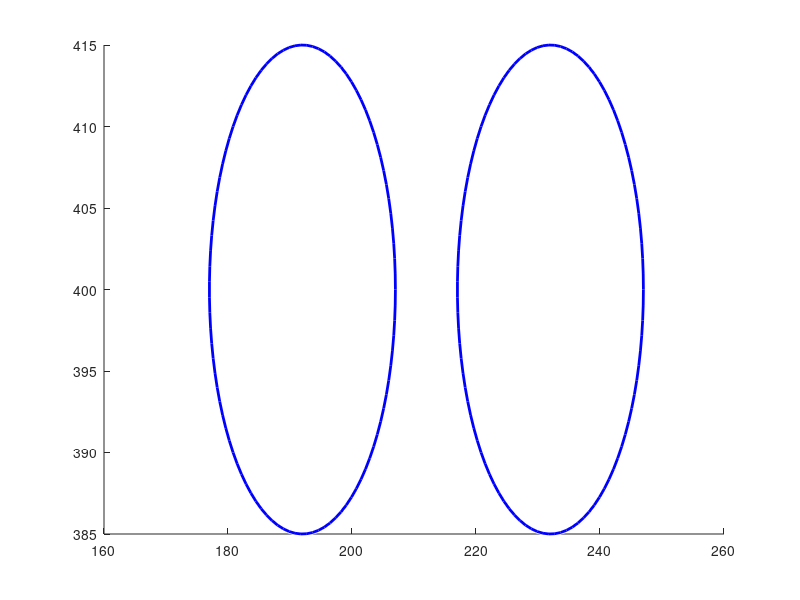

MATLAB code to generate this figure: (Note: this script raises an error after producing the figure.)
function board_tiles
hold on

viscircles([192 400],15,'EdgeColor','b') %1 start
pause(0.15)

viscircles([232 400],15,'EdgeColor','b') %2 Jump Ahead 2
mushroom = image([222 242],[390 410],imread('mushroom.png'));
pause(0.15)

viscircles([272 400],15,'EdgeColor','b') %3
pause(0.15)

viscircles([312 400],15,'EdgeColor','b') %4 Lose 1 turn
banana = image([302 322],[390 410],imread('banana.png'));
pause(0.15)

viscircles([345 380],15,'EdgeColor','b') %5
pause(0.15)

viscircles([345 340],15,'EdgeColor','b') %6 Jump ahead 3 & roll again
bullet_bill = image([335 355],[330 350],imread('Bullet_Bill.png'));
pause(0.15)

viscircles([315 320],15,'EdgeColor','b') %7 Go back 2
green_shell = image([305 325],[310 330],imread('Green_Shell.png'));
pause(0.15)

viscircles([275 320],15,'EdgeColor','b') %8 Jump Ahead 4
golden_mushrooom = image([265 285],[310 330],imread('Golden_Mushroom.png'));
pause(0.15)

viscircles([240 305],15,'EdgeColor','b') %9 Roll Again
random = image([230 250],[295 315],imread('Random.png'));
pause(0.15)

viscircles([235 265],15,'EdgeColor','b') %10 
pause(0.15)

viscircles([200 255],15,'EdgeColor','b') %11 Go back to start
blue_shell = image([190 210],[245 265],imread('Blue_Shell.png'));
pause(0.15)

viscircles([170 235],15,'EdgeColor','b') %12 Go back 4 spaces
red_shell = image([160 180],[225 245],imread('Red_shell.png'));
pause(0.15)

viscircles([175 195],15,'EdgeColor','b') %13
pause(0.15)

viscircles([210 185],15,'EdgeColor','b') %14 Jump to finish
super_star = image([200 220],[175 195],imread('Super_Star.png'));
pause(0.15)

viscircles([250 185],15,'EdgeColor','b') %15 Go back three spaces and lose turn
thunderbolt = image([240 260],[175 195],imread('ThunderBolt.png'));
pause(0.15)

viscircles([250 145],15,'EdgeColor','b') %16
pause(0.15)

viscircles([215 125],15,'EdgeColor','b') %17 End
end